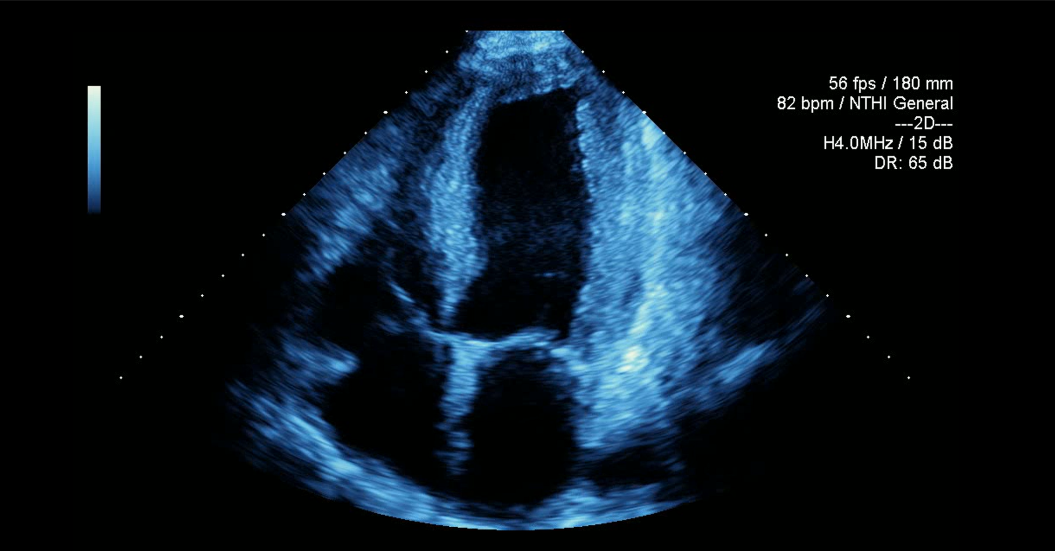
#> input picture imgs/test_screenshot.png, 2109 x 1101 px, found by its file name (shown at 1/2 size)
$ python draw_mask.py
#> lines starting #> are read from the running program, lines starting #| are printed output that depends on the picture; after the words box and inside, x2 and y2 are one past the last pixel; in counts of white or black regions, pixels touching at a corner belong together
# Early test on drawing masks
import cv2
import numpy as np
import math

def convertAngle(angle):
    return angle * 180 / math.pi

# Read the image
img = cv2.imread('imgs/test_screenshot.png')
#> img is the input picture: shape (1101, 2109, 3); mean B, G, R 31.9, 22.2, 10.9
# cv2.imshow('Original Image', img)
# cv2.waitKey(0)

# record its dimesnions
height, width = img.shape[:2]
#> height = 1101; width = 2109
print(height, width)
#| 1101 2109

# create a canvas to draw the mask
mask = np.zeros((height, width), np.uint8)
# cv2.imshow('Mask', mask)
# cv2.waitKey(0)

# define the center of the fan-shaped region
center = (1030, 301 - 338)

# define the radius of the fan-shaped region
radius = 1120

# define the start and end angles of the fan-shaped region
start_angle = convertAngle(math.acos(11.7 / 16.5))  # start angle of the fan
end_angle = 90 + convertAngle(math.asin(11.7 / 16.5))  # end angle of the fan

# draw the fan-shaped region on the mask
cv2.ellipse(mask, center, (radius, radius), 0, start_angle, end_angle, 255, -1)
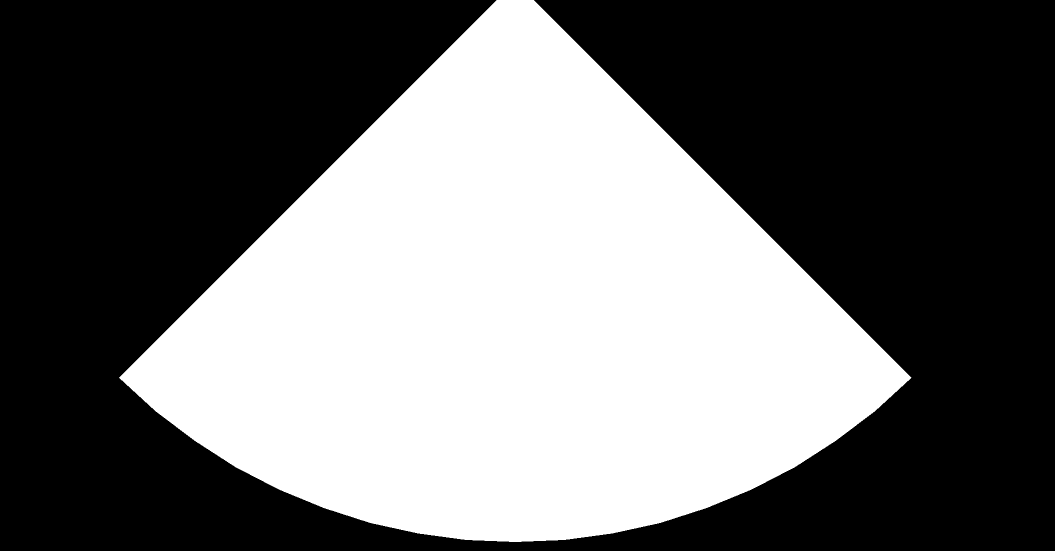
#> mask: shape (1101, 2109) (shown at 1/2 size); 42.4% white; 1 white region, box (x1, y1, x2, y2) and area: (238, 0, 1823, 1084) 984035

# I want to black out all the region above y = 66
mask[:66, :] = 0

# save and display the mask
cv2.imwrite('imgs/fan_mask.png', mask)
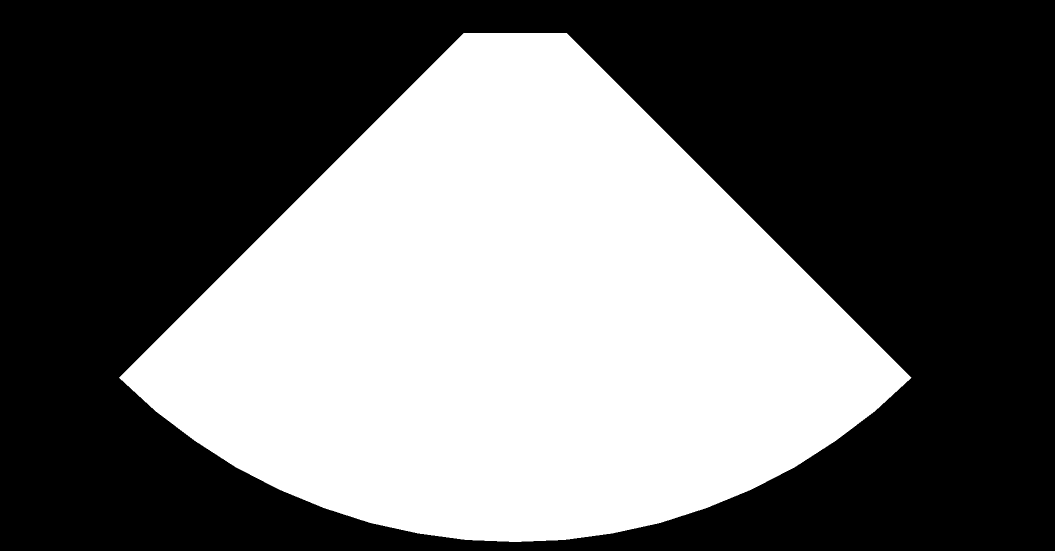
#> saved as fan_mask.png: shape (1101, 2109) (shown at 1/2 size); 42% white; 1 white region, box (x1, y1, x2, y2) and area: (238, 66, 1823, 1084) 974795
cv2.imshow('Fan Mask', mask)
cv2.waitKey(0)
